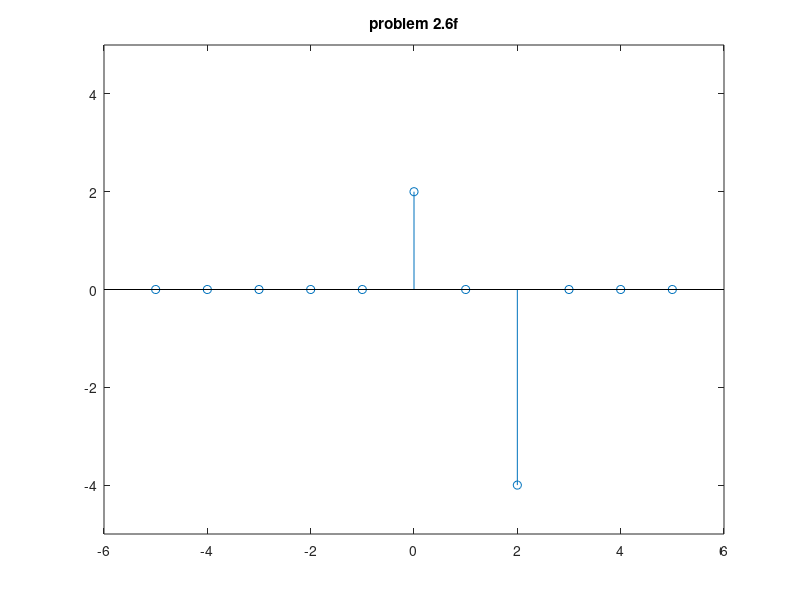
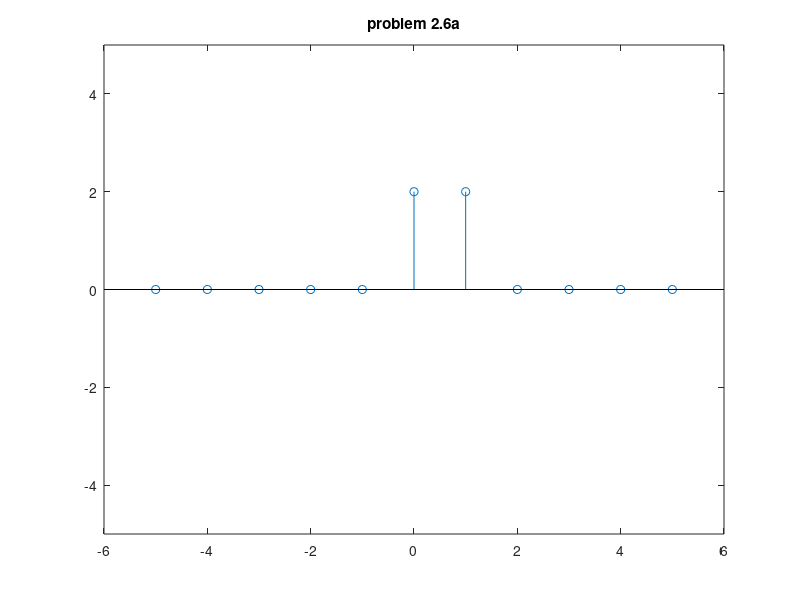
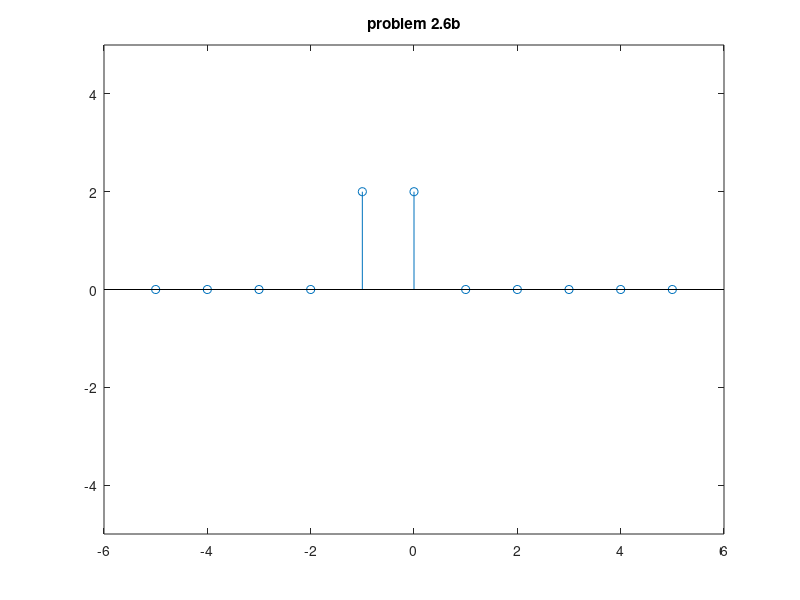
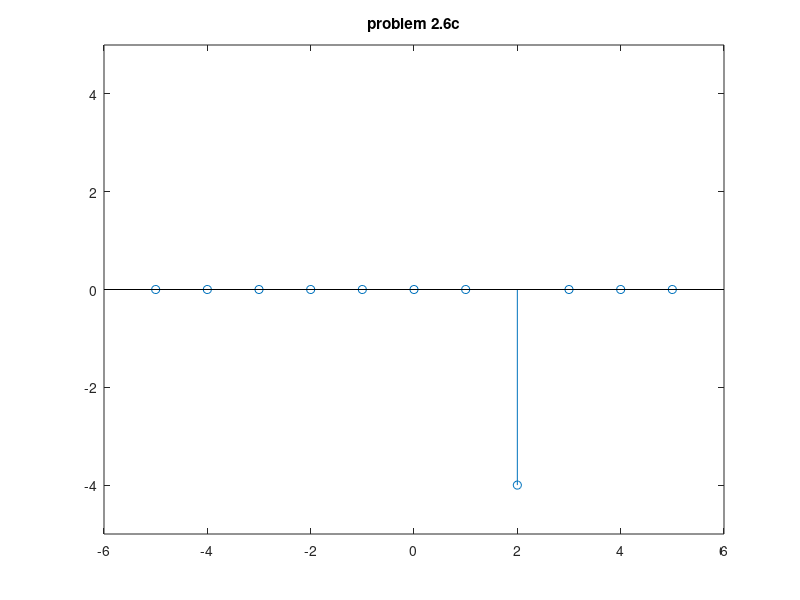

These charts were generated, in order, by the following MATLAB code:
clearvars
%establish our n and x values 
n=linspace(-5,5,11);
x=zeros(11, 1);
u=zeros(11, 1);
d=zeros(11, 1);

x(n==0)=2;
x(n==-1)=2;
x(n==1)=-4;
x(n==2)=-4;
% at this point x should be x[n] from the problem
d(n==0)=1;
u(n>=0)=1;

% problem 2.6a
figure
% going to get x[-n]
x_a = flip(x);
stem(n, x_a.*u);
title("problem 2.6a")
ylim([-5 5]);

%problem 2.6b
figure
x_b = x;
u_b = flip(u);
stem(n, x_b.*u_b)
ylim([-5 5]);
title("problem 2.6b")

%problem 2.6c
figure
x_c = x;
u_c=zeros(11, 1);
u_c(n>=2) = 1;
stem(n, x_c.*u_c)
ylim([-5 5]);
title("problem 2.6c")

%problem 2.6d
figure
x_d=x;
u_d=zeros(11, 1);
u_d(n>=-2) =1;
stem(n, x_d.*u_d)
ylim([-5 5]);
title("problem 2.6d")


%problem 2.6e
figure
x_e= x;
d_e = zeros(11, 1);
d_e(n==1) =1;
stem(n, x_d.*d_e)
ylim([-5 5]);
title("problem 2.6e")


% problem 2.6f
figure
x_f = x;
d_f_1 = d;
d_f_2= zeros(11, 1);
d_f_2(n==2) =1;
d_f = d_f_1 + d_f_2;
stem(n, x_f.*d_f)
title("problem 2.6f")
ylim([-5 5]);

figList = findall(0, 'Type', 'figure'); % Get handles of all open figures
savefig(figList, 'allFigures_26.fig'); 
